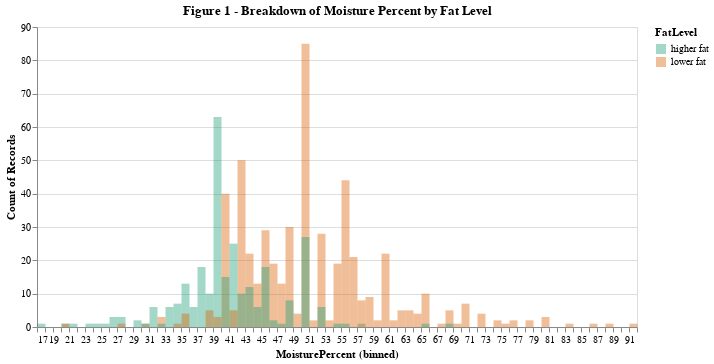

Here is the notebook cell this chart was saved with:
### Code cell
#historgam
base = alt.Chart(train_df)

bar = base.mark_bar(opacity=0.4,
    binSpacing=0).encode(
    alt.X('MoisturePercent:Q', bin=alt.Bin(maxbins=100)),
    alt.Y('count()',stack=None), alt.Color('FatLevel:N',scale=alt.Scale(scheme='dark2'))
).properties(title='Figure 1 - Breakdown of Moisture Percent by Fat Level', width=600,
    height=300)

bar

### Figure 1 — Vega-Lite specification as saved in the notebook (floating-point values rounded to 4 significant figures; data arrays with more than 128 entries replaced by an {"elided": "..."} marker saying what was removed)
{"config": {"view": {"continuousWidth": 400, "continuousHeight": 300}}, "data": {"name": "data-5863ed9f599964c7a31186f827ef5d41"}, "mark": {"type": "bar", "binSpacing": 0, "opacity": 0.4}, "encoding": {"color": {"type": "nominal", "field": "FatLevel", "scale": {"scheme": "dark2"}}, "x": {"type": "quantitative", "bin": {"maxbins": 100}, "field": "MoisturePercent"}, "y": {"type": "quantitative", "aggregate": "count", "stack": null}}, "height": 300, "title": "Figure 1 - Breakdown of Moisture Percent by Fat Level", "width": 600, "$schema": "https://vega.github.io/schema/vega-lite/v4.8.1.json", "datasets": {"data-5863ed9f599964c7a31186f827ef5d41": {"elided": "833 records"}}}
